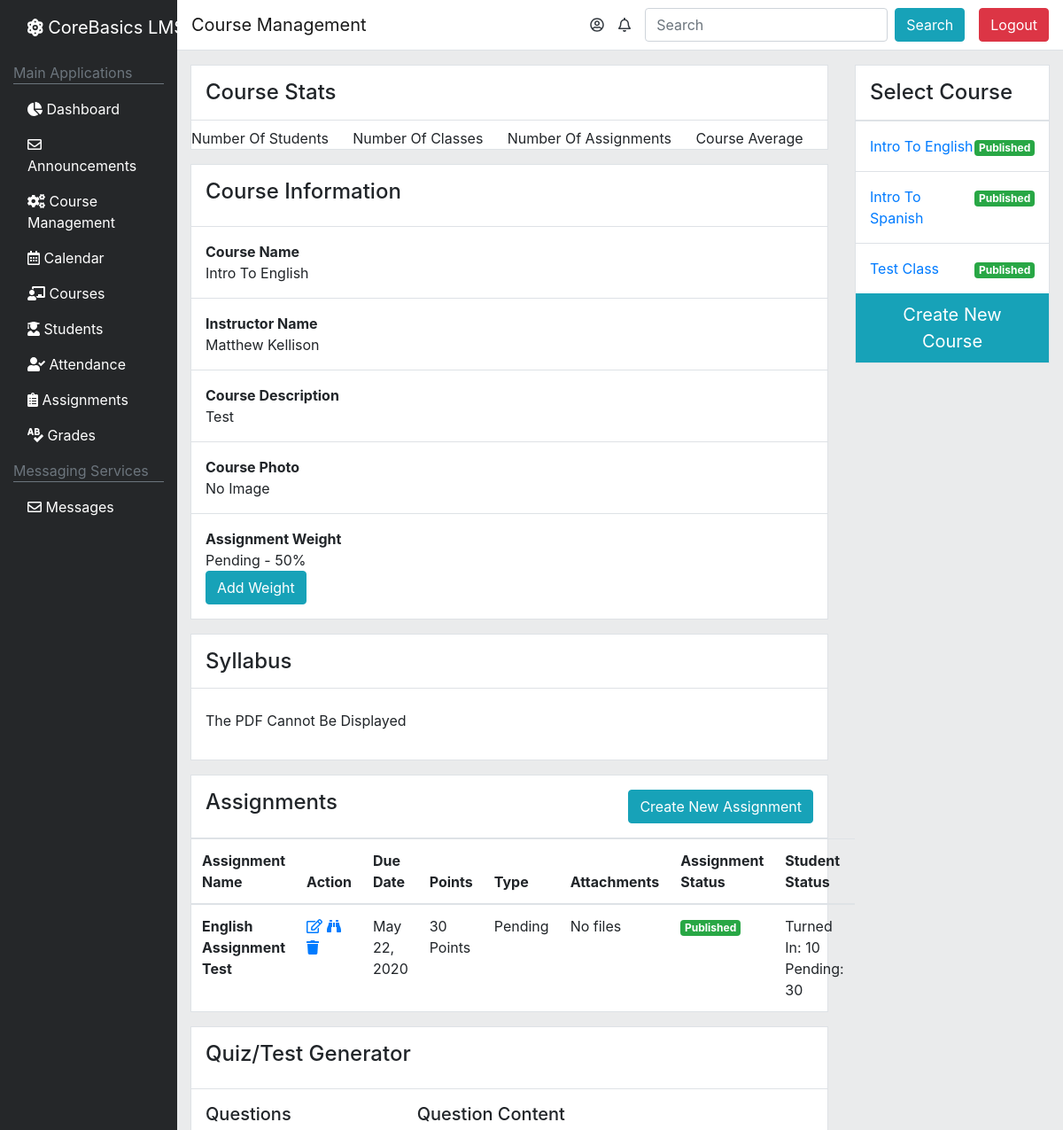
Before: /course-management/?c=14 (signed in, upper part) with the older database file.
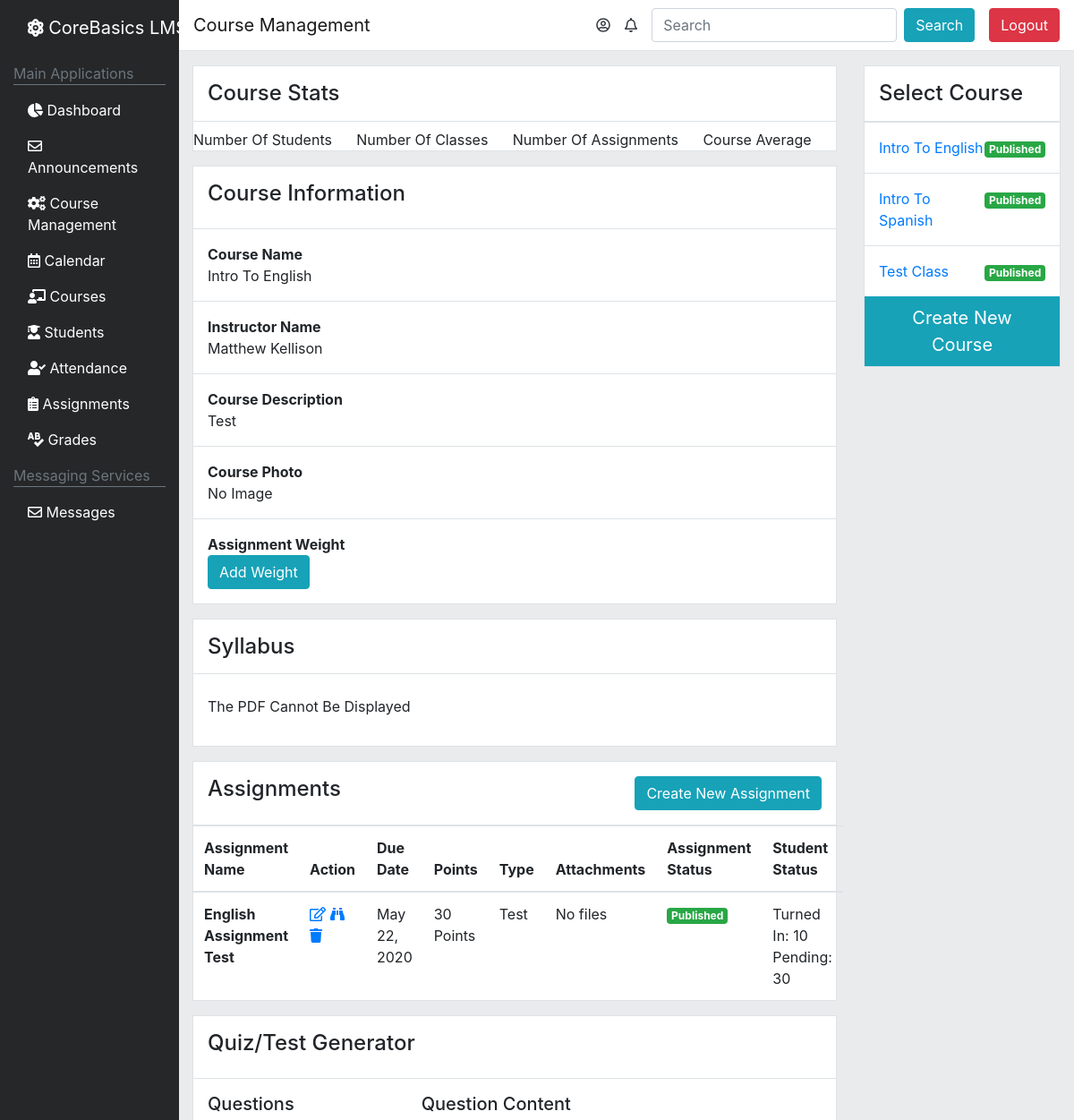
After: the same page with the newer database file.
### LMSSystem/models.py (models this page shows, shortened)
class ClassList(models.Model):
    class_id = models.AutoField(primary_key=True,)
    user = models.ForeignKey(User, on_delete=models.CASCADE, related_name="classlist")
    class_name = models.CharField(max_length=100, blank=False, default="Pending")
    class_subject = models.CharField(max_length=100, blank=False, default="Pending")
    class_description = models.TextField(blank=False,default="Pending")
    class_photo = models.ImageField(upload_to ='classphotos/',blank=True, null=True)
    syllabus_file = models.FileField(upload_to ='syllabus/',blank=True)

class AssignmentWeight(models.Model):
    TYPE_CHOICES =(
        ('File Upload','File Upload'),
        ('Homework','Homework'),
        ('Discussion','Discussion'),
        ('Quiz','Quiz'),
        ('Test','Test'),
    )
    assignment_weight_id = models.AutoField(primary_key=True)
    class_id = models.ForeignKey(ClassList, on_delete=models.CASCADE)
    assignment_type = models.CharField(max_length=11,choices=TYPE_CHOICES, null=False, blank=False, default="Pending")
    assignment_weight = models.IntegerField(blank=False,null=False,default=0)

class Assignments(models.Model):
    STATUS_CHOICES = (
        ('Pending', 'Pending'),
        ('Published', 'Published'),
        ('Late', 'Late'),
    )
    TYPE_CHOICES =(
        ('Pending','Pending'),
        ('File Upload','File Upload'),
        ('Homework','Homework'),
        ('Discussion','Discussion'),
        ('Quiz','Quiz'),
        ('Test','Test'),
    )
    assignment_id = models.AutoField(primary_key=True)
    class_id = models.ForeignKey(ClassList, on_delete=models.CASCADE)
    assignment_name = models.CharField(max_length=255, blank=False, null=False, default="None")
    assignment_description = models.TextField(blank=False,default="Pending")
    assignment_type = models.CharField(max_length=11,choices=TYPE_CHOICES, null=False, blank=False, default="Pending")
    due_date = models.DateField(auto_now=False, auto_now_add=False)
    point_value = models.IntegerField(blank=False,null=False,default=0)
    assignment_files = models.FileField(upload_to ='assignments/',blank=True)
    assignment_status = models.CharField(max_length=10,choices=STATUS_CHOICES, null=False, blank=False, default="Pending")

### LMSSystem/views.py (the view, shortened to what this page needs)
# urls.py: path('course-management/', views.coursemanagement, name='coursemanagement'),
def coursemanagement(request):
    if request.user.is_authenticated:
        if request.method == 'GET':
            course = request.GET.get('c')
            listclasses = ClassList.objects.filter(user=request.user)
            liststudents = ClassListGroup.objects.filter(class_id=course)
            listassignments = Assignments.objects.filter(class_id=course)
            assignmentweights = AssignmentWeight.objects.filter(class_id=course)
            if listclasses and course:
                showcourse = ClassList.objects.filter(user=request.user,class_id=course)
                return render(request, 'coursemanagement/index.html', {'pagename':'Course Management','courseexist':"classandcourse",'listclasses':listclasses,'liststudents':liststudents,'listassignments':listassignments,'assignmentweights':assignmentweights,'showcourse':showcourse,'newclassform':CreateNewClass(),'newAssignment':CreateNewAssignment(),'createweight':CreateAssignmentWeight()})
            elif listclasses:
                return render(request, 'coursemanagement/index.html', {'pagename':'Course Management','courseexist':"course",'listclasses':listclasses,'listassignments':listassignments,'newclassform':CreateNewClass(),'newAssignment':CreateNewAssignment()})
            else:
                return render(request, 'coursemanagement/index.html', {'pagename':'Course Management','courseexist':"none",'newclassform':CreateNewClass()})

### LMSSystem/forms.py
class CreateNewClass(ModelForm):
    class_name = forms.CharField(max_length=100,widget=forms.TextInput(attrs={'class': 'form-control','placeholder':'Intro To English'}))
    class_subject = forms.CharField(max_length=100,widget=forms.TextInput(attrs={'class': 'form-control','placeholder':'English'}))
    class_photo = forms.ImageField(required=False,widget=forms.ClearableFileInput(attrs={'class': 'form-control-file'}))
    class_description = forms.CharField(widget=forms.Textarea(attrs={'class': 'form-control'}))
    syllabus = forms.FileField(required=False,widget=forms.ClearableFileInput(attrs={'class': 'form-control-file'}))
    class Meta:
        model = ClassList
        fields = ['class_name','class_subject','class_photo','class_description', 'syllabus']

### LMSSystem/templates/coursemanagement/index.html (shortened to what the changed rows need)
<!doctype html>
<html lang="en">
    {% include 'base-templates/headtag.html' %}
    <body>
        <div class="container-fluid">
            <div class="row">
                <div class="col-lg-10 pl-0 pr-0" style="background: #EAEBEC;">
                    <div class="container-fluid">
                        <div class="row">
                            {% block startingview %}
                            {% if courseexist == "classandcourse" %}
                            <div class="col-lg-9">
                                    {% block courseContent %}
                                    {% for row in showcourse %}
                                <div class="mt-3 bg-white border">
                                    <div class="p-3 border-bottom">
                                        <h4>Course Information</h4>
                                    </div>
                                    <div class="p-3 border-bottom">
                                        <div>
                                            <strong>Course Name</strong>
                                        </div>
                                        <div>
                                            {{ row.class_name }}
                                        </div>
                                    </div>
                                    <div class="p-3 border-bottom">
                                        <div>
                                            <strong>Instructor Name</strong>
                                        </div>
                                        <div>
                                            {{ row.user.first_name }} {{ row.user.last_name }}
                                        </div>
                                    </div>
                                    <div class="p-3 border-bottom">
                                        <div>
                                            <strong>Course Description</strong>
                                        </div>
                                        <div>
                                            {{ row.class_description }}
                                        </div>
                                    </div>
                                    <div class="p-3 border-bottom">
                                        <div>
                                            <strong>Course Photo</strong>
                                        </div>
                                        <div>
                                            {% if not row.class_photo %}
                                            No Image
                                            {% else %}
                                            <img src="{{ row.class_photo.url }}" alt="" class="w-25">
                                            {% endif %}
                                        </div>
                                    </div>
                                    <div class="p-3">
                                        <div>
                                            <strong>Assignment Weight</strong>
                                        </div>
                                        <div>
                                            {% if assignmentweights %}
                                            {% for row in assignmentweights %}
                                            <div>{{ row.assignment_type }} - {{ row.assignment_weight}}%</div>
                                            {% endfor %}
                                            {% endif %}
                                        </div>
                                        <button class="btn btn-info" data-toggle="modal" data-target="#addWeight">Add Weight</button>
                                    </div>
                                </div>
                                {% if not row.syllabus_file %}
                                {% else %}
                                <div class="mt-3 bg-white border">
                                    <div class="p-3 h4 border-bottom">Syllabus</div>
                                    <div class="p-3">
                                        <object width="100%" height="500px" data="{{ row.syllabus_file.url }}">
                                            <p>The PDF Cannot Be Displayed</p>
                                        </object>
                                    </div>
                                </div>
                                {% endif %}
                                {% endfor %}
                                {% endblock %}
                                <div class="mt-3 bg-white border">
                                    <table class="table table-hover table-responsive-lg m-0">
                                        <thead>
                                          <tr>
                                            <th scope="col">Assignment Name</th>
                                            <th scope="col">Action</th>
                                            <th scope="col">Due Date</th>
                                            <th scope="col">Points</th>
                                            <th scope="col">Type</th>
                                            <th scope="col">Attachments</th>
                                            <th scope="col">Assignment Status</th>
                                            <th scope="col">Student Status</th>
                                          </tr>
                                        </thead>
                                        <tbody>
                                            {% block assignmentList %}
                                            {% for row in listassignments %}
                                            <tr>
                                                <th scope="row">{{ row.assignment_name }}</th>
                                                <td>
                                                    <a href=""><i class="far fa-edit"></i></a>
                                                    <a href=""><i class="fas fa-binoculars"></i></a>
                                                    <a href=""><i class="fa fa-trash"></i></a>
                                                </td>
                                                <td>{{ row.due_date }}</td>
                                                <td>{{ row.point_value }} Points</td>
                                                <td>{{ row.assignment_type }}</td>
                                                {% if not row.assignment_files %}
                                                <td>No files</td>
                                                {% else %}
                                                <td><a href="{{ row.assignment_files.url }}" download>Download File</a></td>
                                                {% endif %}
                                                <td><span class="badge badge-success">{{ row.assignment_status }}</span></td>
                                                <td>
                                                    <div>Turned In: 10</div>
                                                    <div>Pending: 30</div>
                                                </td>
                                            </tr>
                                            {% endfor %}
                                            {% endblock %}
                                        </tbody>
                                    </table>
                                </div>
                            </div>
                            <div class="col-lg-3">
                                <div class="mt-3 bg-white border">
                                    {% block courseListAll %}
                                    {% for row in listclasses %}
                                    <div class="p-3 border-top d-flex">
                                        <div class="mr-auto"><a href="?c={{ row.class_id }}">{{ row.class_name }}</a></div>
                                        <div class=""><span class="badge badge-success">Published</button></div>
                                    </div>
                                    {% endfor %}
                                    {% endblock %}
                                </div>
                            </div>
                            {% endif %}
                            {% endblock %}
                        </div>
                    </div>
                </div>
            </div>
        </div>
    </body>
</html>

Changed rows visible on the page:
removed AssignmentWeight: assignment_type "Pending", assignment_weight "50", shown under ClassList "Intro To English"
changed Assignments "English Assignment Test": assignment_type "Pending" → "Test"
